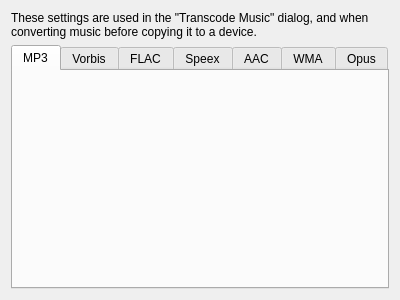
<?xml version="1.0" encoding="UTF-8"?>
<ui version="4.0">
 <class>TranscoderSettingsPage</class>
 <widget class="QWidget" name="TranscoderSettingsPage">
  <property name="geometry">
   <rect>
    <x>0</x>
    <y>0</y>
    <width>400</width>
    <height>300</height>
   </rect>
  </property>
  <property name="windowTitle">
   <string>Transcoding</string>
  </property>
  <layout class="QVBoxLayout" name="verticalLayout">
   <item>
    <widget class="QLabel" name="label_18">
     <property name="text">
      <string>These settings are used in the &quot;Transcode Music&quot; dialog, and when converting music before copying it to a device.</string>
     </property>
     <property name="wordWrap">
      <bool>true</bool>
     </property>
    </widget>
   </item>
   <item>
    <widget class="QTabWidget" name="tabWidget">
     <property name="currentIndex">
      <number>0</number>
     </property>
     <widget class="QWidget" name="tab">
      <attribute name="title">
       <string>MP3</string>
      </attribute>
      <layout class="QVBoxLayout" name="verticalLayout_20">
       <property name="spacing">
        <number>0</number>
       </property>
       <property name="margin">
        <number>0</number>
       </property>
       <item>
        <widget class="TranscoderOptionsMP3" name="transcoding_mp3" native="true"/>
       </item>
      </layout>
     </widget>
     <widget class="QWidget" name="tab_2">
      <attribute name="title">
       <string>Vorbis</string>
      </attribute>
      <layout class="QVBoxLayout" name="verticalLayout_25">
       <property name="spacing">
        <number>0</number>
       </property>
       <property name="margin">
        <number>0</number>
       </property>
       <item>
        <widget class="TranscoderOptionsVorbis" name="transcoding_vorbis" native="true"/>
       </item>
      </layout>
     </widget>
     <widget class="QWidget" name="tab_3">
      <attribute name="title">
       <string>FLAC</string>
      </attribute>
      <layout class="QVBoxLayout" name="verticalLayout_24">
       <property name="spacing">
        <number>0</number>
       </property>
       <property name="margin">
        <number>0</number>
       </property>
       <item>
        <widget class="TranscoderOptionsFlac" name="transcoding_flac" native="true"/>
       </item>
      </layout>
     </widget>
     <widget class="QWidget" name="tab_4">
      <attribute name="title">
       <string>Speex</string>
      </attribute>
      <layout class="QVBoxLayout" name="verticalLayout_23">
       <property name="spacing">
        <number>0</number>
       </property>
       <property name="margin">
        <number>0</number>
       </property>
       <item>
        <widget class="TranscoderOptionsSpeex" name="transcoding_speex" native="true"/>
       </item>
      </layout>
     </widget>
     <widget class="QWidget" name="tab_5">
      <attribute name="title">
       <string>AAC</string>
      </attribute>
      <layout class="QVBoxLayout" name="verticalLayout_22">
       <property name="spacing">
        <number>0</number>
       </property>
       <property name="margin">
        <number>0</number>
       </property>
       <item>
        <widget class="TranscoderOptionsAAC" name="transcoding_aac" native="true"/>
       </item>
      </layout>
     </widget>
     <widget class="QWidget" name="tab_6">
      <attribute name="title">
       <string>WMA</string>
      </attribute>
      <layout class="QVBoxLayout" name="verticalLayout_21">
       <property name="spacing">
        <number>0</number>
       </property>
       <property name="margin">
        <number>0</number>
       </property>
       <item>
        <widget class="TranscoderOptionsWma" name="transcoding_wma" native="true"/>
       </item>
      </layout>
     </widget>
     <widget class="QWidget" name="tab_7">
      <attribute name="title">
       <string>Opus</string>
      </attribute>
      <layout class="QVBoxLayout" name="verticalLayout_26">
       <property name="spacing">
        <number>0</number>
       </property>
       <property name="margin">
        <number>0</number>
       </property>
       <item>
        <widget class="TranscoderOptionsOpus" name="transcoding_opus" native="true"/>
       </item>
      </layout>
     </widget>
    </widget>
   </item>
  </layout>
 </widget>
 <customwidgets>
  <customwidget>
   <class>TranscoderOptionsMP3</class>
   <extends>QWidget</extends>
   <header>transcoder/transcoderoptionsmp3.h</header>
   <container>1</container>
  </customwidget>
  <customwidget>
   <class>TranscoderOptionsVorbis</class>
   <extends>QWidget</extends>
   <header>transcoder/transcoderoptionsvorbis.h</header>
   <container>1</container>
  </customwidget>
  <customwidget>
   <class>TranscoderOptionsSpeex</class>
   <extends>QWidget</extends>
   <header>transcoder/transcoderoptionsspeex.h</header>
   <container>1</container>
  </customwidget>
  <customwidget>
   <class>TranscoderOptionsAAC</class>
   <extends>QWidget</extends>
   <header>transcoder/transcoderoptionsaac.h</header>
   <container>1</container>
  </customwidget>
  <customwidget>
   <class>TranscoderOptionsFlac</class>
   <extends>QWidget</extends>
   <header>transcoder/transcoderoptionsflac.h</header>
   <container>1</container>
  </customwidget>
  <customwidget>
   <class>TranscoderOptionsWma</class>
   <extends>QWidget</extends>
   <header>transcoder/transcoderoptionswma.h</header>
   <container>1</container>
  </customwidget>
  <customwidget>
   <class>TranscoderOptionsOpus</class>
   <extends>QWidget</extends>
   <header>transcoder/transcoderoptionsopus.h</header>
   <container>1</container>
  </customwidget>
 </customwidgets>
 <resources/>
 <connections/>
</ui>
